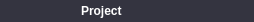
<?xml version="1.0" encoding="UTF-8"?>
<ui version="4.0">
 <class>SidebarHeaderWidget</class>
 <widget class="QWidget" name="SidebarHeaderWidget">
  <property name="geometry">
   <rect>
    <x>0</x>
    <y>0</y>
    <width>254</width>
    <height>22</height>
   </rect>
  </property>
  <property name="sizePolicy">
   <sizepolicy hsizetype="Expanding" vsizetype="Minimum">
    <horstretch>0</horstretch>
    <verstretch>0</verstretch>
   </sizepolicy>
  </property>
  <property name="windowTitle">
   <string>Form</string>
  </property>
  <property name="styleSheet">
   <string notr="true">background-color: #343440;</string>
  </property>
  <layout class="QHBoxLayout" name="horizontalLayout_2">
   <property name="spacing">
    <number>0</number>
   </property>
   <property name="leftMargin">
    <number>0</number>
   </property>
   <property name="topMargin">
    <number>0</number>
   </property>
   <property name="rightMargin">
    <number>0</number>
   </property>
   <property name="bottomMargin">
    <number>0</number>
   </property>
   <item>
    <layout class="QHBoxLayout" name="baseLayout">
     <property name="spacing">
      <number>0</number>
     </property>
     <item>
      <spacer name="leftSpacer">
       <property name="orientation">
        <enum>Qt::Horizontal</enum>
       </property>
       <property name="sizeHint" stdset="0">
        <size>
         <width>40</width>
         <height>20</height>
        </size>
       </property>
      </spacer>
     </item>
     <item>
      <widget class="QLabel" name="projectLabel">
       <property name="styleSheet">
        <string notr="true">font: bold 9pt Helvetica;
color: #ffffff;</string>
       </property>
       <property name="text">
        <string>Project</string>
       </property>
      </widget>
     </item>
     <item>
      <spacer name="middleSpacer">
       <property name="orientation">
        <enum>Qt::Horizontal</enum>
       </property>
       <property name="sizeType">
        <enum>QSizePolicy::Expanding</enum>
       </property>
       <property name="sizeHint" stdset="0">
        <size>
         <width>40</width>
         <height>20</height>
        </size>
       </property>
      </spacer>
     </item>
     <item>
      <widget class="QPushButton" name="collapseButton">
       <property name="cursor">
        <cursorShape>PointingHandCursor</cursorShape>
       </property>
       <property name="styleSheet">
        <string notr="true">QPushButton {
	background: none;
	border-style: none;
	padding: 1.5px;
}
QPushButton:hover {
	border-radius: 2.5px;
	background-color: rgba(255, 255, 255, .15);
}</string>
       </property>
       <property name="text">
        <string/>
       </property>
       <property name="icon">
        <iconset resource="../resources/icons.qrc">
         <normaloff>:/angle-right.png</normaloff>
         <normalon>:/angle-down.png</normalon>:/angle-right.png</iconset>
       </property>
       <property name="iconSize">
        <size>
         <width>12</width>
         <height>12</height>
        </size>
       </property>
       <property name="checkable">
        <bool>true</bool>
       </property>
       <property name="checked">
        <bool>true</bool>
       </property>
      </widget>
     </item>
     <item>
      <spacer name="rightSpacer">
       <property name="orientation">
        <enum>Qt::Horizontal</enum>
       </property>
       <property name="sizeType">
        <enum>QSizePolicy::Fixed</enum>
       </property>
       <property name="sizeHint" stdset="0">
        <size>
         <width>15</width>
         <height>0</height>
        </size>
       </property>
      </spacer>
     </item>
    </layout>
   </item>
  </layout>
 </widget>
 <resources>
  <include location="../resources/icons.qrc"/>
 </resources>
 <connections/>
</ui>
